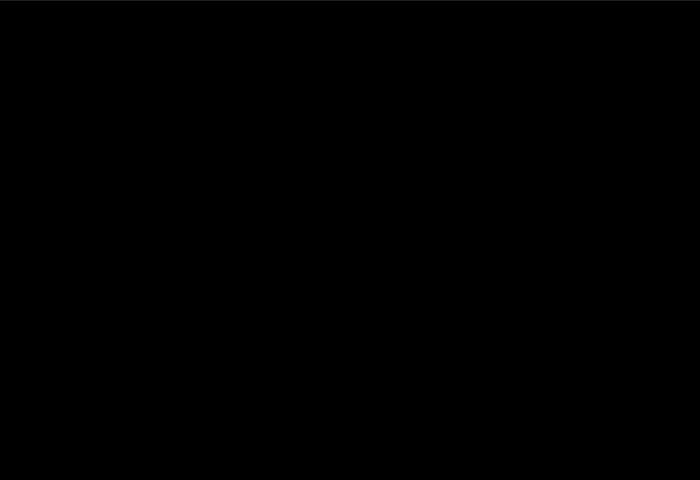
Frame 1 (no input)
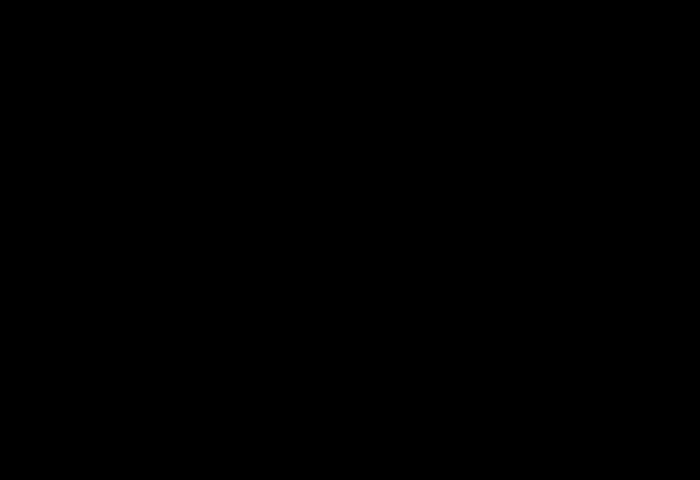
Frame 60 (the mouse pressed at the canvas centre just before this capture)
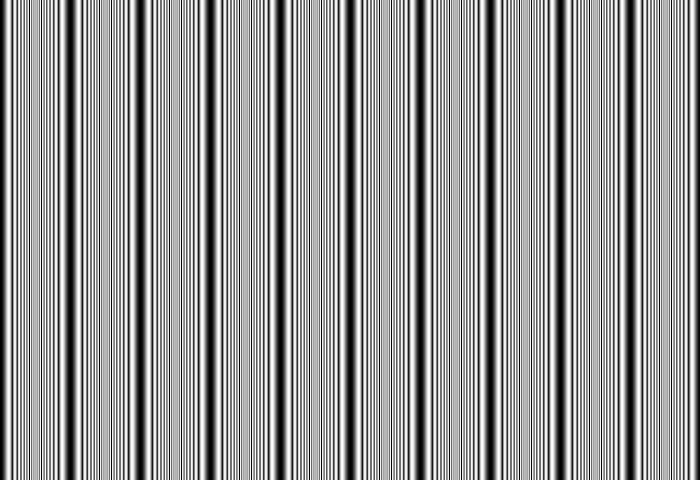
Frame 120 (the mouse held since frame 60 and released just before this capture)

The Processing sketch that drew these frames (run headless with seeded random() and noise(); from frame 60 on, the mouse is pressed at the canvas centre):

// Processing sketch: interactive_sinwave
// ── interactive_sinwave.pde
void setup() {
  size(700, 480);
}

void draw() {
  float numb = map(mouseY ,0 , height, 0, 10);
  float[] sinwave = new float[width];

  for (int i = 0; i < width; i++) {
    float amount = map(i, 0, width, 0, i*numb*PI);
    sinwave[i] = abs(sin(amount));
  }
  for (int i = 0; i < width; i++) {
    stroke(sinwave[i]*255);
    line(i, 0, i, height);
  }
}
